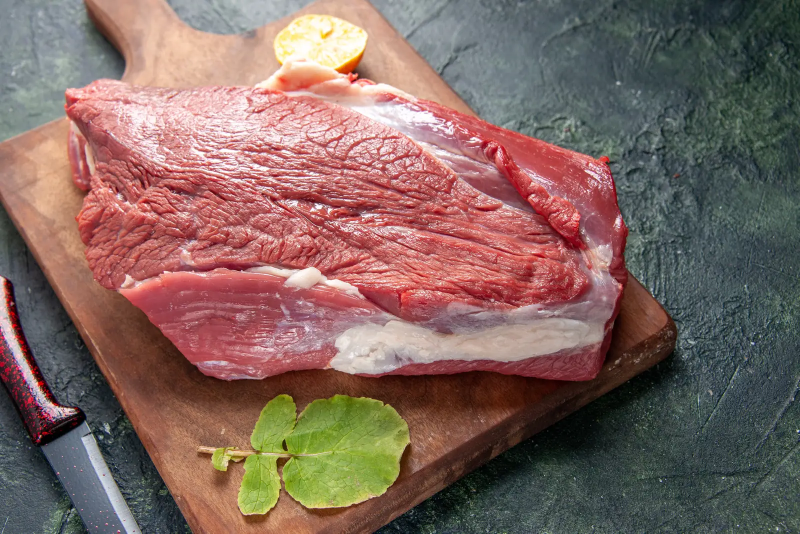
#> input picture images/hero-steak.webp, 1600 x 1067 px, given in place of cat-texture-451.png, which was not available (shown at 1/2 size)
$ python build_assets.py
#> lines starting #> are read from the running program, lines starting #| are printed output that depends on the picture; pictures that were not available may be replaced by others from this repository, and a replacement may not be noted
"""Build web-ready brand assets from the source PDFs.

Run from the project root:  python3 _work/build_assets.py
Inputs:  _work/extract/*, _work/products/*, _work/brand/*
Outputs: public/brand, public/products, public/images
"""

import json
import os
import shutil

import numpy as np
from PIL import Image, ImageDraw, ImageFilter

ROOT = os.path.dirname(os.path.dirname(os.path.abspath(__file__)))
W = os.path.join(ROOT, "_work")
PUB = os.path.join(ROOT, "public")


def out(*parts):
    p = os.path.join(PUB, *parts)
    os.makedirs(os.path.dirname(p), exist_ok=True)
    return p


# --------------------------------------------------------------------------
# 1. Seamless charcoal texture tile
# --------------------------------------------------------------------------
def make_texture():
    src = Image.open(os.path.join(W, "extract", "cat-texture-451.png")).convert("L")
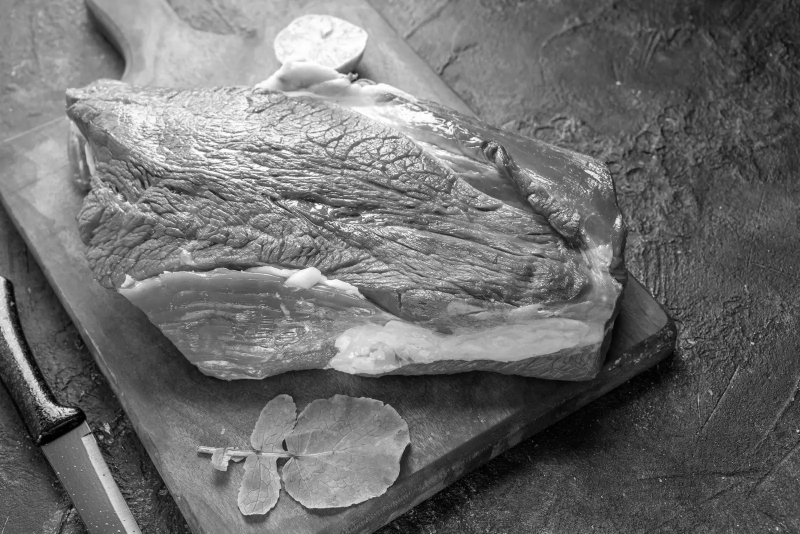
#> src: PIL image 1600x1067 L (shown at 1/2 size); min 0, max 255, mean 109.9
    # A clean mid-frame crop, away from the vignette at the edges.
    crop = src.crop((700, 300, 2300, 1300)).resize((820, 820), Image.LANCZOS)

    a = np.asarray(crop, dtype=np.float32)
    # High-pass: drop the large-scale lighting so tiles can't be spotted.
    low = np.asarray(crop.filter(ImageFilter.GaussianBlur(28)), dtype=np.float32)
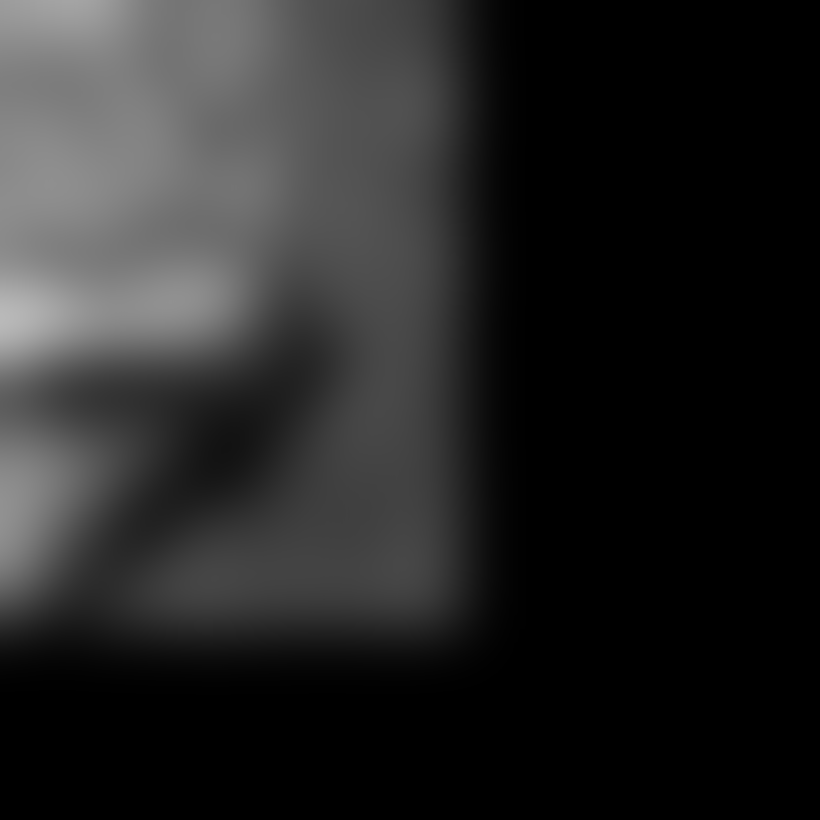
#> low: shape (820, 820) float32; min 0, max 185, mean 38.2
    hp = a - low

    # Cross-fade opposite edges so the tile wraps.
    feather = 90
    n = hp.shape[0]
#> n = 820
    ramp = np.linspace(0.0, 1.0, feather, dtype=np.float32)
    hp[:, :feather] = hp[:, n - feather:] * (1 - ramp)[None, :] + hp[:, :feather] * ramp[None, :]
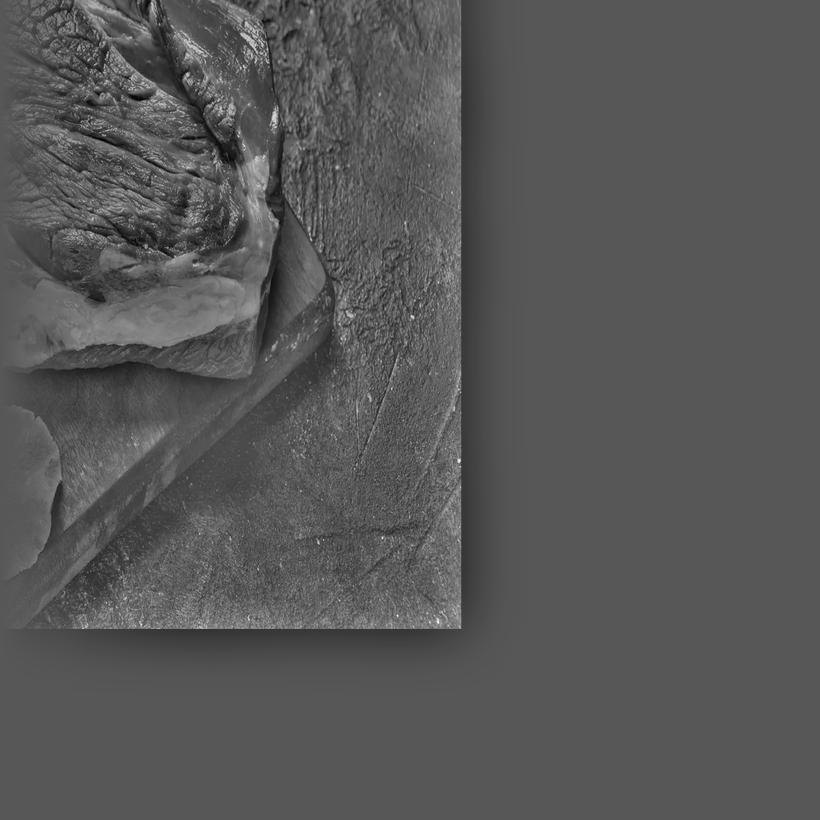
#> hp: shape (820, 820) float32; min -97, max 185, mean -0.1; drawn with min black and max white
    hp = hp[:, : n - feather]
#> hp: shape (820, 730) float32
    m = hp.shape[0]
#> m = 820
    hp[:feather, :] = hp[m - feather:, :] * (1 - ramp)[:, None] + hp[:feather, :] * ramp[:, None]
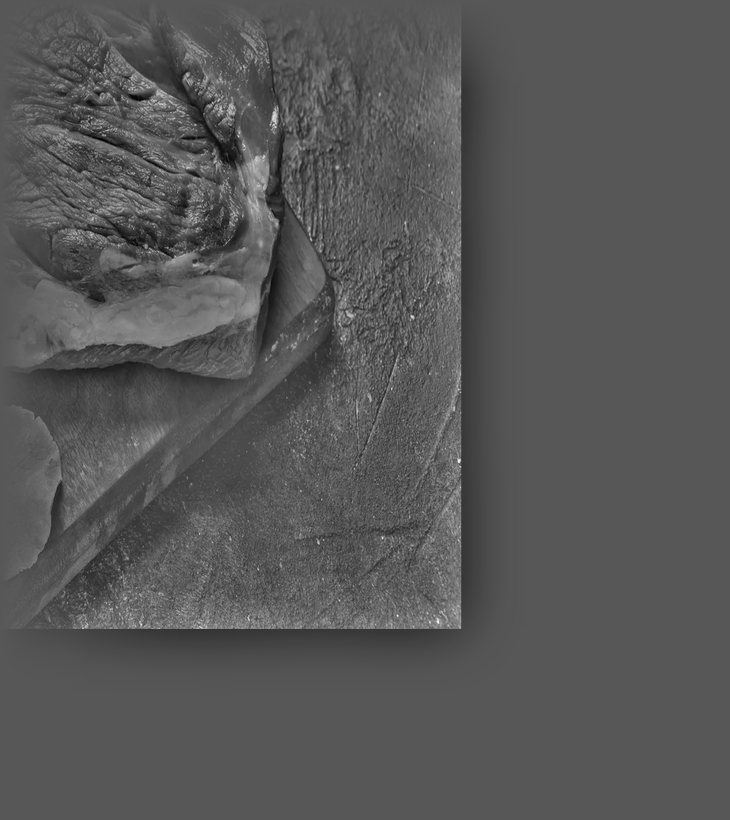
#> hp: shape (820, 730) float32; min -97, max 185, mean -0.2; drawn with min black and max white
    hp = hp[: m - feather, :]
#> hp: shape (730, 730) float32

    # Normalise the grain to a controlled contrast.
    hp = hp / (hp.std() + 1e-6)
    hp = np.clip(hp, -3.0, 3.0) / 3.0
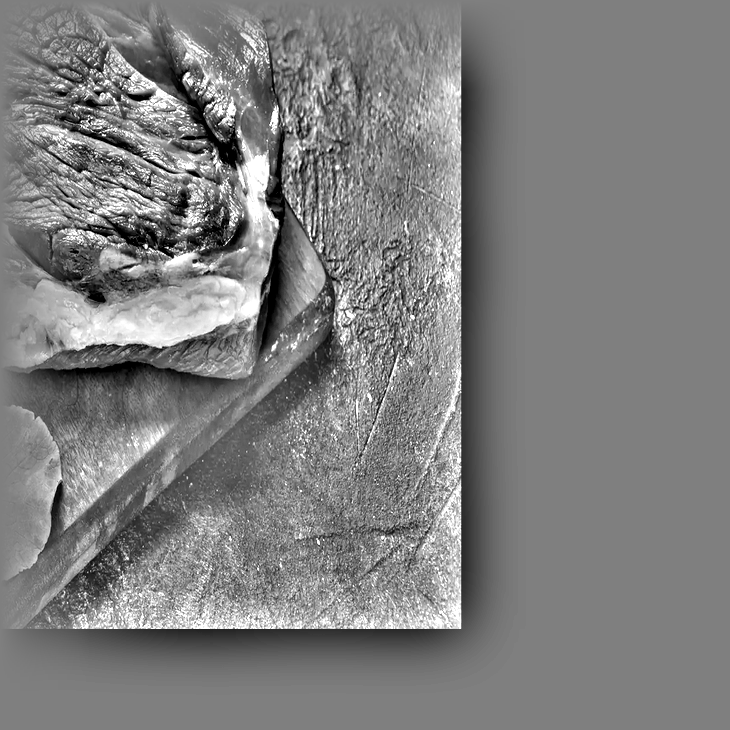
#> hp: shape (730, 730) float32; min -1, max 1, mean -0.00565; drawn with min black and max white

    size, max_alpha, levels = 448, 118, 16
    grey = Image.fromarray(np.clip(128 + hp * 127, 0, 255).astype(np.uint8)).resize(
        (size, size), Image.LANCZOS
    )
    v = np.asarray(grey, dtype=np.float32)

    # Bake the tile as black-with-alpha so it composites straight onto whatever
    # background-color the element has — no blend mode, no extra element.
    darkness = np.clip((128.0 - v) / 128.0, 0, 1)
    step = 255 / levels  # quantised: the alpha plane compresses far better
    alpha = (np.round(darkness * max_alpha / step) * step).astype(np.uint8)
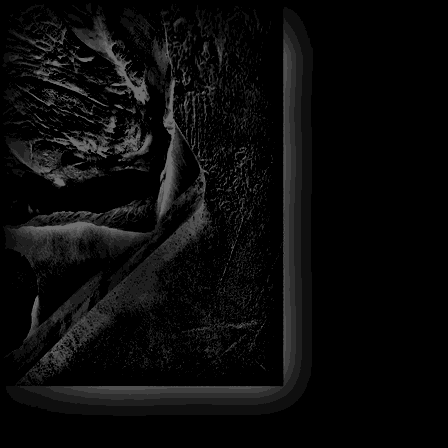
#> alpha: shape (448, 448); min 0, max 111, mean 11.1

    rgba = np.zeros((size, size, 4), np.uint8)
    rgba[..., 3] = alpha
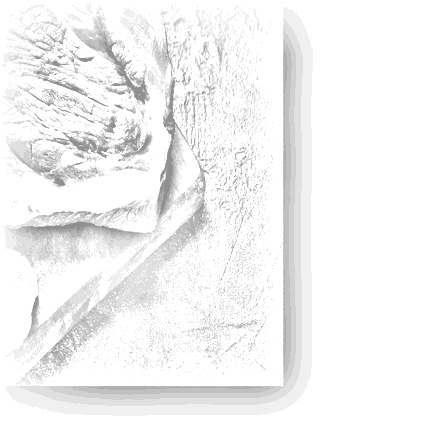
#> rgba: shape (448, 448, 4); mean of channels 0, 1, 2, 3 0, 0, 0, 11.1; transparent parts drawn white
    dest = out("images", "texture.webp")
    Image.fromarray(rgba, "RGBA").save(dest, "WEBP", quality=70, method=6, exact=True)
    print(f"texture.webp {size}x{size} {os.path.getsize(dest)/1024:.1f} KB")


# --------------------------------------------------------------------------
# 2. Product cut-outs -> trimmed, padded, transparent WebP
# --------------------------------------------------------------------------
# [15 lines left out: function white_to_alpha, not called in this run]


def build_products():
#> (the run stopped early here; a loop or call above may not have finished)

$ run again, on images/local.webp
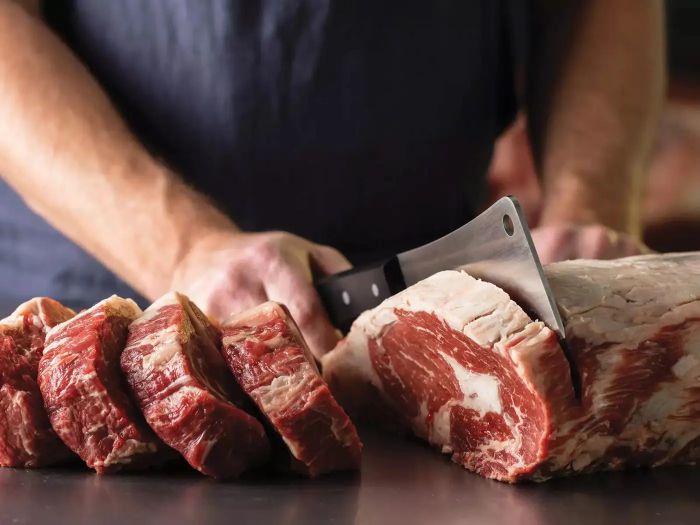
#> input picture images/local.webp, 1400 x 1050 px, given in place of cat-texture-451.png, which was not available (shown at 1/2 size)
#> in make_texture, `hp[:feather, :] = hp[m - feather:, :] * (1 - ramp)[:, None] + hp[:feat..`:
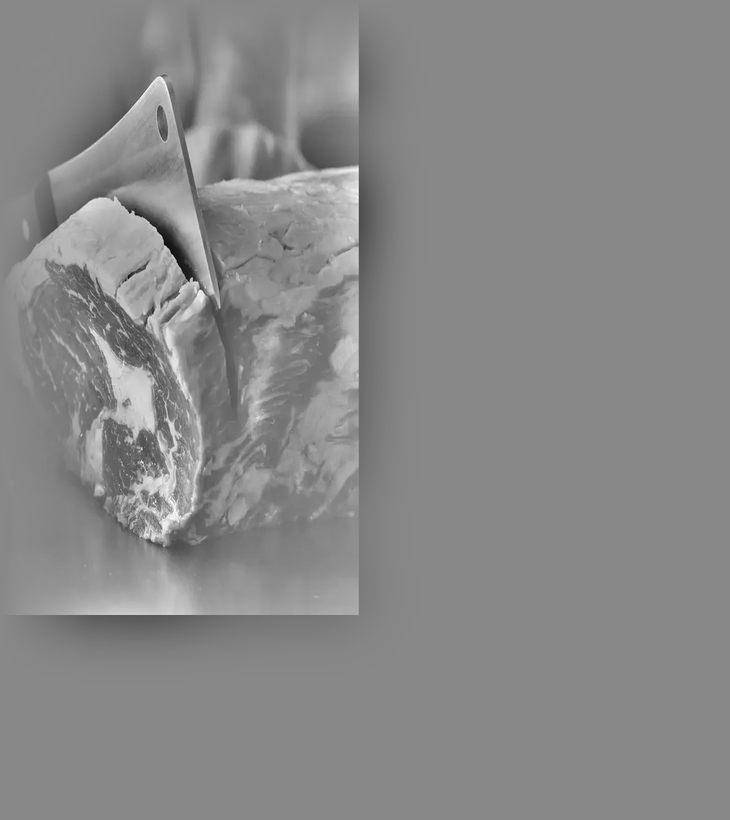
#> hp: shape (820, 730) float32; min -157, max 135.8, mean 0.2; drawn with min black and max white
#> in make_texture, `rgba[..., 3] = alpha`:
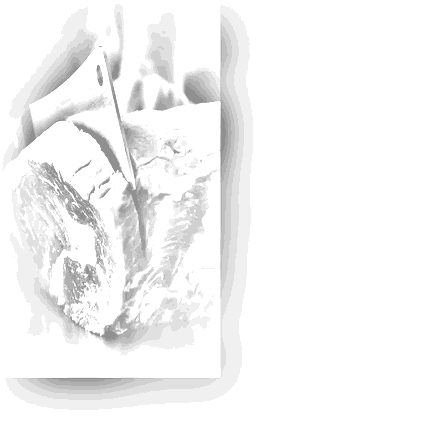
#> rgba: shape (448, 448, 4); mean of channels 0, 1, 2, 3 0, 0, 0, 9.3; transparent parts drawn white
